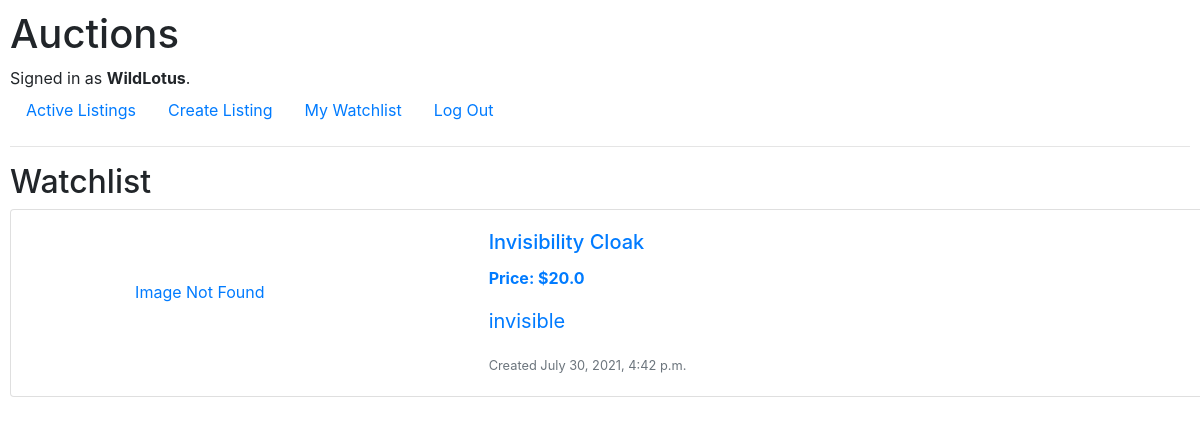
Before: /watchlist/ (signed in) with the older database file.
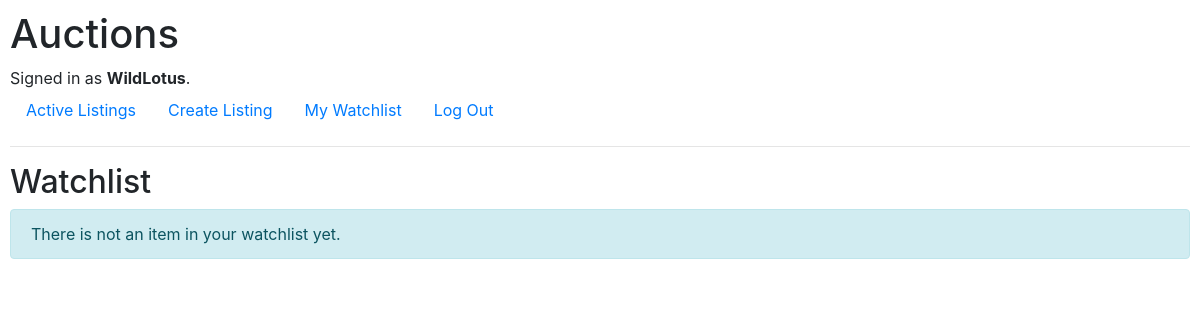
After: the same page with the newer database file.
### auctions/models.py (models this page shows, shortened)
class Listing(models.Model):
    title = models.CharField(max_length=64)
    description = models.TextField(null=True)
    image_url = URLField(max_length=255, blank=True)
    starting_bid = models.FloatField(null=True)
    date = models.DateTimeField(auto_now_add=True, null=True)
    current_bid = models.FloatField(null=True, blank=True)
    category = models.ForeignKey(Category, on_delete=models.CASCADE, null=True, blank=True)
    active = models.BooleanField(default=True)
    buyer = models.ForeignKey(User, on_delete=models.PROTECT, related_name='buyer', null=True, blank=True)
    author = models.ForeignKey(User, on_delete=models.PROTECT, null=True)
    watchers = models.ManyToManyField(User, blank=True, related_name="watched_listings")

### auctions/views.py (the view)
# urls.py: path('watchlist/', views.watchlist, name="watchlist"),
def watchlist(request):
    listings = request.user.watched_listings.all()
    for listing in listings:
        if request.user in listing.watchers.all():
            listing.is_watched = True
        else:
            listing.is_watched = False
    return render(request, "auctions/watchlist.html", {
        "listings": listings,
    })

### auctions/templates/auctions/watchlist.html
{% extends "auctions/layout.html" %}
{% block body %}
<h2>Watchlist</h2>
{% for listing in listings %}
<a href="{% url 'listing' listing.id %}" style="text-decoration: none;">
    <div class="row">
        <div class="col">
            <div class="card mb-3" style="width: 1345px;">
                <div class="row g-0">
                    <div class="col-md-4">
                        {% if listing.image_url %}
                            <img src="{{ listing.image_url }}" class="img-fluid rounded-start" id="listing-logo" alt="listing-image" style="max-width: 60%; margin-left: 50px;">
                        {% else %}
                            <p style="text-align: center; padding: 70px; padding-right: 120px">Image Not Found</p>
                        {% endif %}
                    </div>
                    <div class="col-md-8">
                        <div class="card-body">
                            <h5 class="card-title">{{ listing.title }}</h5>
                            <p class="card-text font-weight-bold">Price: ${{ listing.starting_bid }}</p>
                            <p class="card-text" style="font-size: 20px;">{{ listing.description }}</p>
                            <p class="card-text"><small class="text-muted">Created {{ listing.date }}</small></p>
                        </div>
                    </div>
                </div>
            </div>
        </div>
    </div>
</a>
{% empty %}
<div class="alert alert-info" role="alert">
    There is not an item in your watchlist yet.
</div>
{% endfor %}
{% endblock %}

Changed rows visible on the page:
no longer on this page (row edited): Listing: image_url "Image Not Found", title "Invisibility Cloak", starting_bid "20.0", description "invisible", date "July 30, 2021, 4:42 p.m."
Other visible differences:
text now shown: "There is not an item in your watchlist yet."
